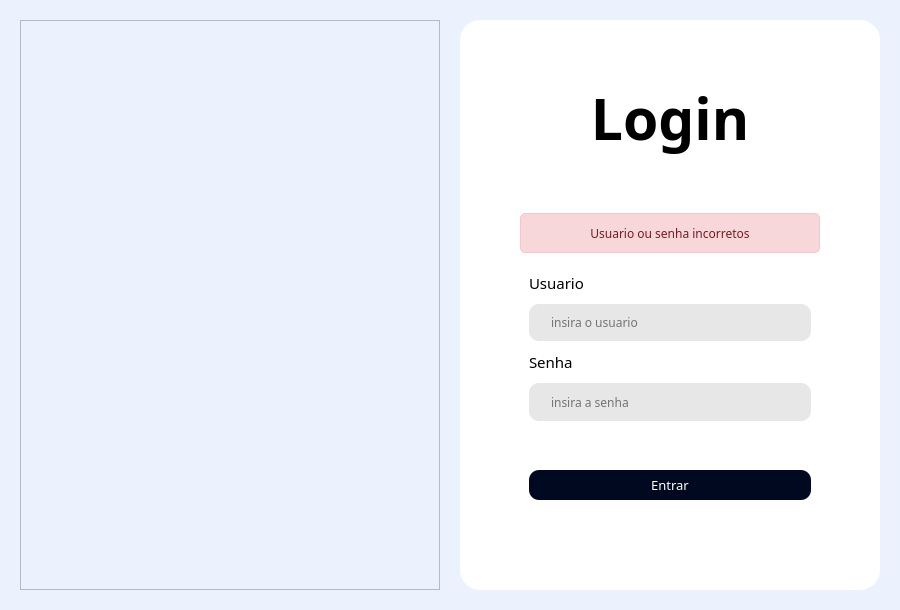
<?xml version="1.0" encoding="UTF-8"?>
<ui version="4.0">
 <class>Form</class>
 <widget class="QWidget" name="Form">
  <property name="geometry">
   <rect>
    <x>0</x>
    <y>0</y>
    <width>900</width>
    <height>610</height>
   </rect>
  </property>
  <property name="minimumSize">
   <size>
    <width>900</width>
    <height>610</height>
   </size>
  </property>
  <property name="maximumSize">
   <size>
    <width>900</width>
    <height>610</height>
   </size>
  </property>
  <property name="windowTitle">
   <string>Form</string>
  </property>
  <property name="styleSheet">
   <string notr="true">QWidget {
	background-color: #ECF2FD;
}



</string>
  </property>
  <layout class="QHBoxLayout" name="horizontalLayout">
   <property name="spacing">
    <number>20</number>
   </property>
   <property name="leftMargin">
    <number>20</number>
   </property>
   <property name="topMargin">
    <number>20</number>
   </property>
   <property name="rightMargin">
    <number>20</number>
   </property>
   <property name="bottomMargin">
    <number>20</number>
   </property>
   <item>
    <widget class="QFrame" name="frame_2">
     <property name="sizePolicy">
      <sizepolicy hsizetype="Expanding" vsizetype="Expanding">
       <horstretch>0</horstretch>
       <verstretch>0</verstretch>
      </sizepolicy>
     </property>
     <property name="styleSheet">
      <string notr="true">image: url(:/newPrefix/Logo-Limpa.png);</string>
     </property>
     <property name="frameShape">
      <enum>QFrame::StyledPanel</enum>
     </property>
     <property name="frameShadow">
      <enum>QFrame::Raised</enum>
     </property>
    </widget>
   </item>
   <item>
    <widget class="QFrame" name="frame">
     <property name="sizePolicy">
      <sizepolicy hsizetype="Expanding" vsizetype="Expanding">
       <horstretch>0</horstretch>
       <verstretch>0</verstretch>
      </sizepolicy>
     </property>
     <property name="styleSheet">
      <string notr="true">

QFrame{
	background-color: rgb(255, 255, 255);
	border-radius: 20px;
}

QLineEdit {
	background: #E7E7E7;
	border-radius: 10px;
}</string>
     </property>
     <property name="frameShape">
      <enum>QFrame::StyledPanel</enum>
     </property>
     <property name="frameShadow">
      <enum>QFrame::Raised</enum>
     </property>
     <layout class="QVBoxLayout" name="verticalLayout">
      <property name="leftMargin">
       <number>60</number>
      </property>
      <property name="rightMargin">
       <number>60</number>
      </property>
      <item>
       <widget class="QLabel" name="label">
        <property name="font">
         <font>
          <family>Raleway</family>
          <pointsize>43</pointsize>
          <weight>75</weight>
          <bold>true</bold>
         </font>
        </property>
        <property name="styleSheet">
         <string notr="true">margin-bottom: 50px;
margin-top: 50px</string>
        </property>
        <property name="text">
         <string>Login</string>
        </property>
        <property name="alignment">
         <set>Qt::AlignCenter</set>
        </property>
       </widget>
      </item>
      <item>
       <widget class="QLabel" name="label_msg">
        <property name="sizePolicy">
         <sizepolicy hsizetype="Preferred" vsizetype="Expanding">
          <horstretch>0</horstretch>
          <verstretch>0</verstretch>
         </sizepolicy>
        </property>
        <property name="maximumSize">
         <size>
          <width>16777215</width>
          <height>40</height>
         </size>
        </property>
        <property name="font">
         <font>
          <family>Raleway</family>
          <pointsize>9</pointsize>
         </font>
        </property>
        <property name="styleSheet">
         <string notr="true">    border: 1px solid;
    border-radius: 5px;
    color: #721c24;
    background-color: #f8d7da;
    border-color: #f5c6cb;</string>
        </property>
        <property name="text">
         <string>Usuario ou senha incorretos</string>
        </property>
        <property name="alignment">
         <set>Qt::AlignCenter</set>
        </property>
       </widget>
      </item>
      <item>
       <widget class="QFrame" name="frame_3">
        <property name="sizePolicy">
         <sizepolicy hsizetype="Preferred" vsizetype="Expanding">
          <horstretch>0</horstretch>
          <verstretch>0</verstretch>
         </sizepolicy>
        </property>
        <property name="minimumSize">
         <size>
          <width>0</width>
          <height>250</height>
         </size>
        </property>
        <property name="maximumSize">
         <size>
          <width>16777215</width>
          <height>400</height>
         </size>
        </property>
        <property name="frameShape">
         <enum>QFrame::StyledPanel</enum>
        </property>
        <property name="frameShadow">
         <enum>QFrame::Raised</enum>
        </property>
        <layout class="QVBoxLayout" name="verticalLayout_2">
         <item>
          <widget class="QLabel" name="label_2">
           <property name="maximumSize">
            <size>
             <width>16777215</width>
             <height>30</height>
            </size>
           </property>
           <property name="font">
            <font>
             <family>Raleway</family>
             <pointsize>11</pointsize>
             <weight>50</weight>
             <italic>false</italic>
             <bold>false</bold>
             <kerning>true</kerning>
            </font>
           </property>
           <property name="text">
            <string>Usuario</string>
           </property>
          </widget>
         </item>
         <item>
          <widget class="QLineEdit" name="input_usuario">
           <property name="maximumSize">
            <size>
             <width>16777215</width>
             <height>40</height>
            </size>
           </property>
           <property name="font">
            <font>
             <family>Raleway</family>
             <pointsize>9</pointsize>
            </font>
           </property>
           <property name="styleSheet">
            <string notr="true">padding-left: 20px</string>
           </property>
           <property name="placeholderText">
            <string>insira o usuario</string>
           </property>
          </widget>
         </item>
         <item>
          <widget class="QLabel" name="label_3">
           <property name="maximumSize">
            <size>
             <width>16777215</width>
             <height>30</height>
            </size>
           </property>
           <property name="font">
            <font>
             <family>Raleway</family>
             <pointsize>11</pointsize>
            </font>
           </property>
           <property name="text">
            <string>Senha</string>
           </property>
          </widget>
         </item>
         <item>
          <widget class="QLineEdit" name="input_senha">
           <property name="maximumSize">
            <size>
             <width>16777215</width>
             <height>40</height>
            </size>
           </property>
           <property name="font">
            <font>
             <family>Raleway</family>
             <pointsize>9</pointsize>
            </font>
           </property>
           <property name="styleSheet">
            <string notr="true">padding-left: 20px</string>
           </property>
           <property name="echoMode">
            <enum>QLineEdit::Password</enum>
           </property>
           <property name="placeholderText">
            <string>insira a senha</string>
           </property>
          </widget>
         </item>
         <item>
          <widget class="QLabel" name="label_4">
           <property name="text">
            <string/>
           </property>
          </widget>
         </item>
         <item>
          <widget class="QPushButton" name="btn_entrar">
           <property name="sizePolicy">
            <sizepolicy hsizetype="Minimum" vsizetype="Expanding">
             <horstretch>0</horstretch>
             <verstretch>0</verstretch>
            </sizepolicy>
           </property>
           <property name="maximumSize">
            <size>
             <width>16777215</width>
             <height>30</height>
            </size>
           </property>
           <property name="font">
            <font>
             <family>Raleway</family>
             <pointsize>10</pointsize>
            </font>
           </property>
           <property name="styleSheet">
            <string notr="true">QPushButton {
	background: #000920;
	border-radius: 10px;
	color: white;
}

QPushButton:hover {
	background: rgb(0, 23, 81);
}</string>
           </property>
           <property name="text">
            <string>Entrar</string>
           </property>
          </widget>
         </item>
        </layout>
       </widget>
      </item>
      <item>
       <spacer name="verticalSpacer">
        <property name="orientation">
         <enum>Qt::Vertical</enum>
        </property>
        <property name="sizeHint" stdset="0">
         <size>
          <width>20</width>
          <height>40</height>
         </size>
        </property>
       </spacer>
      </item>
     </layout>
    </widget>
   </item>
  </layout>
 </widget>
 <resources>
  <include location="resource.qrc"/>
 </resources>
 <connections/>
</ui>
